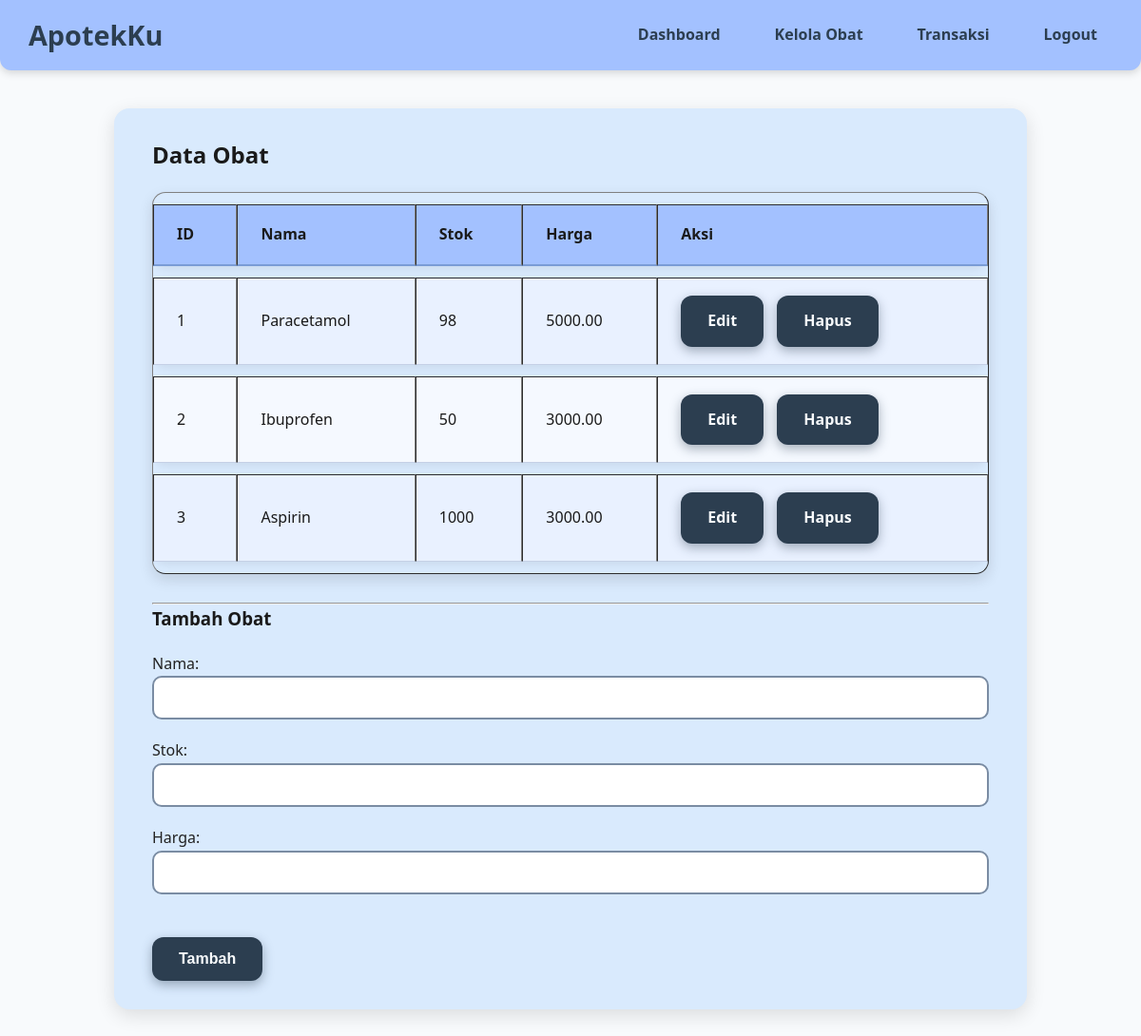
Page /obat.php (signed in) on the committed database.
### tables this page shows
CREATE TABLE IF NOT EXISTS obat (
    id_obat INT AUTO_INCREMENT PRIMARY KEY,
    nama_obat VARCHAR(100),
    stok INT,
    harga DECIMAL(10,2)
);

### src/obat.php (the view, shortened to what this page needs)
<?php
require_once 'config.php';
$data = $conn->query("SELECT * FROM obat");
?>
<!DOCTYPE html>
<html>
<head>
    <link rel="stylesheet" href="style.css">
</head>
<body>
    <nav class="navbar">
        <a href="dashboard.php" class="logo">ApotekKu</a>
        <ul>
            <li><a href="dashboard.php">Dashboard</a></li>
            <li><a href="obat.php">Kelola Obat</a></li>
            <li><a href="transaksi.php">Transaksi</a></li>
            <li><a href="logout.php">Logout</a></li>
        </ul>
    </nav>
    <div class="container">
        <h2>Data Obat</h2>
        <table border="1" cellpadding="5">
            <tr><th>ID</th><th>Nama</th><th>Stok</th><th>Harga</th><th>Aksi</th></tr>
            <?php while ($row = $data->fetch_assoc()): ?>
                <tr>
                    <td><?= $row['id_obat'] ?></td>
                    <td><?= $row['nama_obat'] ?></td>
                    <td><?= $row['stok'] ?></td>
                    <td><?= $row['harga'] ?></td>
                    <td>
                <a href="obat.php?edit=<?= $row['id_obat'] ?>" class="button">Edit</a>
                <a href="obat.php?delete=<?= $row['id_obat'] ?>" class="button" onclick="return confirm('Hapus data?')">Hapus</a>
                    </td>
                </tr>
            <?php endwhile; ?>
        </table>
        <hr>
        <?php
        $edit_data = ['nama_obat' => '', 'stok' => '', 'harga' => ''];
        ?>
        <h3><?= isset($_GET['edit']) ? 'Edit' : 'Tambah' ?> Obat</h3>
        <form method="POST" action="proses/obat_proses.php">
            <label>Nama:</label><br>
            <input type="text" name="nama_obat" value="<?= $edit_data['nama_obat'] ?>" required><br>
            <label>Stok:</label><br>
            <input type="number" name="stok" value="<?= $edit_data['stok'] ?>" required><br>
            <label>Harga:</label><br>
            <input type="number" name="harga" value="<?= $edit_data['harga'] ?>" required><br><br>
            <button type="submit"><?= isset($_GET['edit']) ? 'Update' : 'Tambah' ?></button>
        </form>
    </div>
</body>
</html>

### src/style.css (style rules this page uses)
* { box-sizing: border-box; margin: 0; padding: 0; }
body { background-color: #F8FAFC; font-family: 'Segoe UI', Tahoma, Geneva, Verdana, sans-serif; color: #222; line-height: 1.6; min-height: 100vh; }
.navbar { background-color: #A3C1FF; display: flex; justify-content: space-between; align-items: center; padding: 14px 30px; box-shadow: 0 3px 8px rgba(0,0,0,0.15); border-radius: 0 0 12px 12px; }
.navbar .logo { font-size: 1.8rem; font-weight: 700; color: #2C3E50; text-decoration: none; }
.navbar ul { list-style: none; display: flex; gap: 25px; }
.navbar ul li a { color: #2C3E50; text-decoration: none; font-weight: 700; padding: 8px 16px; border-radius: 6px; transition: background-color 0.3s ease, color 0.3s ease; }
.container { background-color: #D9EAFD; max-width: 960px; margin: 40px auto; padding: 30px 40px; border-radius: 16px; box-shadow: 0 6px 20px rgba(0,0,0,0.12); }
h1, h2, h3, h4, h5, h6 { color: #1A1A1A; margin-bottom: 20px; font-weight: 700; }
input[type="text"], input[type="password"], input[type="email"], input[type="number"], select, textarea { width: 100%; padding: 12px 15px; margin-bottom: 20px; border: 2px solid #7A8CA3; border-radius: 10px; font-size: 16px; transition: border-color 0.3s ease; }
button, a.button { background-color: #2C3E50; color: #F8FAFC; border: none; padding: 14px 28px; border-radius: 12px; font-size: 16px; font-weight: 700; cursor: pointer; transition: background-color 0.3s ease; display: inline-block; text-align: center; text-decoration: none; box-shadow: 0 4px 12px rgba(44, 62, 80, 0.4); margin-right: 10px; }
a { color: #2C3E50; text-decoration: none; font-weight: 600; }
table { width: 100%; border-collapse: separate; border-spacing: 0 12px; margin-bottom: 30px; box-shadow: 0 6px 15px rgba(0,0,0,0.12); border-radius: 14px; overflow: hidden; font-family: 'Segoe UI', Tahoma, Geneva, Verdana, sans-serif; }
table th, table td { padding: 18px 24px; text-align: left; background-color: #F5F9FF; color: #1A1A1A; border-bottom: 1px solid #C5D0E6; }
table th { background-color: #A3C1FF; font-weight: 700; color: #1A1A1A; border-bottom: 2px solid #7A9CD6; }
table tr { border-radius: 14px; box-shadow: 0 3px 10px rgba(0,0,0,0.07); transition: background-color 0.3s ease; }
table tr:nth-child(even) td { background-color: #E9F1FF; }

### rows in the picture
obat: id_obat "1", nama_obat "Paracetamol", stok "98", harga "5000.00"
obat: id_obat "2", nama_obat "Ibuprofen", stok "50", harga "3000.00"
obat: id_obat "3", nama_obat "Aspirin", stok "1000", harga "3000.00"
